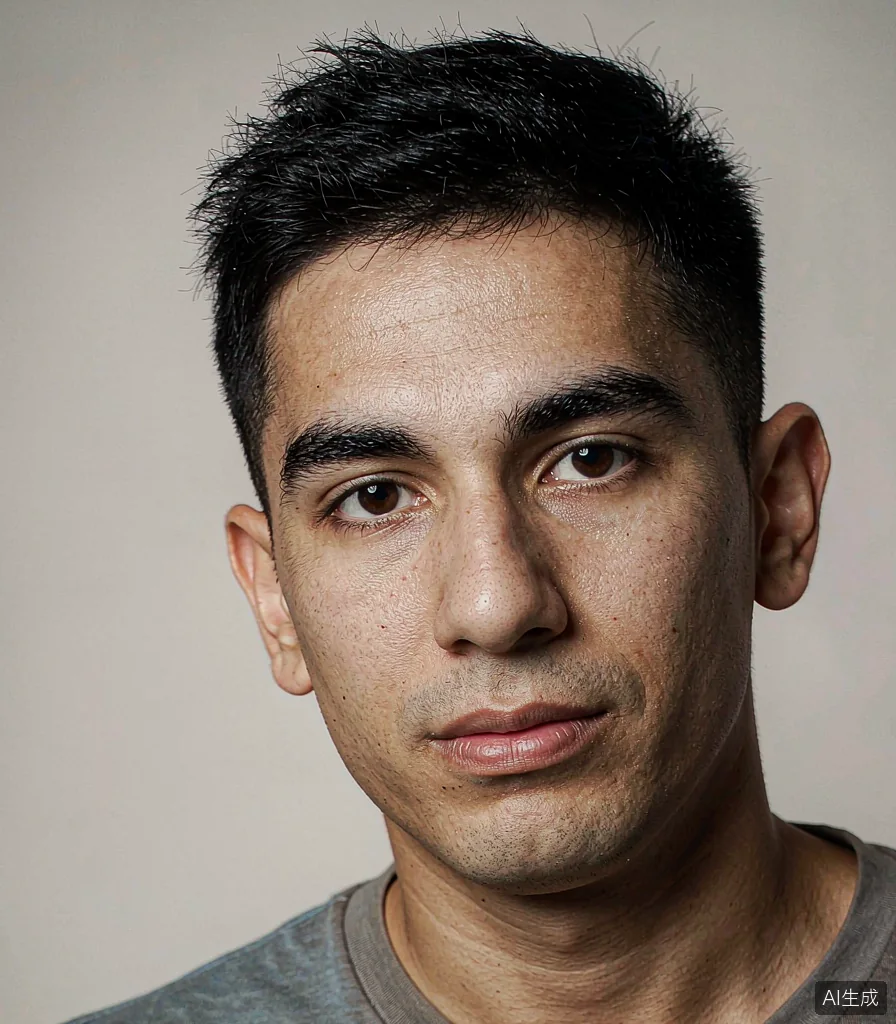
#> input picture images/face/face-001.webp, 896 x 1024 px
$ python -i check_order.py   (imports and definitions only)
#> lines starting #> are read from the running program, lines starting #| are printed output that depends on the picture
#!/usr/bin/env python3
"""离线校验导出图板中三张图片的顺序。

用法：check_order.py <board.png> <face_id> <pose_id> <outfit_id>
输出 JSON：{matched:[...], errors:[...], meanErrors:[...]}
"""
import json
import pathlib
import sys

from PIL import Image

ROOT = pathlib.Path(__file__).resolve().parents[1]

# 与 assets/app.js 的 drawBoard() 保持一致
PW, PANEL_W, GAP, MARGIN = 1440, 440, 30, 30
HEAD, IMG_TOP, IMG_H, IMG_W = 118, 132, 740, 412
SIG = 16


def panel_box(i):
    """图板中第 i 个面板内图片区域的 (left, top, right, bottom)。"""
    x = MARGIN + i * (PANEL_W + GAP) + 14
    return (x, IMG_TOP, x + IMG_W, IMG_TOP + IMG_H)


def signature_from_source(path):
    """按 canvas 的 contain-fit 逻辑把源图放进 IMG_W×IMG_H 画布，再缩到 SIG×SIG。"""
#> called with path = '../images/face/face-001.webp'
    im = Image.open(path).convert("RGB")
#> im is the input picture: PIL image 896x1024 RGB; mean R, G, B 135.4, 121.9, 111
    canvas = Image.new("RGB", (IMG_W, IMG_H), (255, 255, 255))
#> canvas: PIL image 412x740 RGB; every value is 255
    scale = min(IMG_W / im.width, IMG_H / im.height)
#> scale = 0.46
    dw, dh = int(round(im.width * scale)), int(round(im.height * scale))
#> dw = 412; dh = 471
    resized = im.resize((dw, dh), Image.LANCZOS)
    canvas.paste(resized, ((IMG_W - dw) // 2, (IMG_H - dh) // 2))
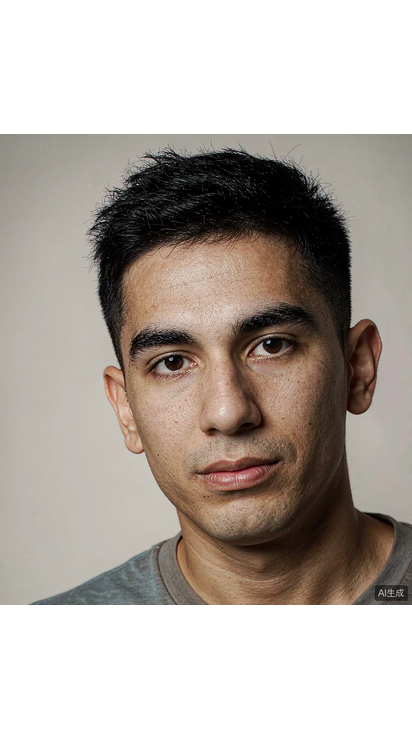
#> canvas: PIL image 412x740 RGB; mean R, G, B 178.9, 170.3, 163.4
    return list(canvas.convert("L").resize((SIG, SIG), Image.LANCZOS).getdata())


def signature_from_board(board, i):
    crop = board.convert("RGB").crop(panel_box(i))
    return list(crop.convert("L").resize((SIG, SIG), Image.LANCZOS).getdata())


def main():
    board_path, face_id, pose_id, outfit_id = sys.argv[1:5]
    board = Image.open(board_path)
    expected = [
        ("images/face/%s.webp" % face_id),
        ("images/pose/%s.webp" % pose_id),
        ("images/outfit/%s.webp" % outfit_id),
    ]

    src_sigs = [signature_from_source(ROOT / p) for p in expected]
    panel_sigs = [signature_from_board(board, i) for i in range(3)]

    def mae(a, b):
        return sum(abs(x - y) for x, y in zip(a, b)) / len(a)

    matched, errors = [], []
    for i, ps in enumerate(panel_sigs):
        errs = [mae(ps, ss) for ss in src_sigs]
        best = min(range(3), key=lambda j: errs[j])
        matched.append(best)
        errors.append([round(e, 2) for e in errs])

    ok = matched == [0, 1, 2]
    print(json.dumps({
        "ok": ok,
        "matched": matched,
        "errors": errors,
        "expected": [face_id, pose_id, outfit_id],
        "panelBoxes": [panel_box(i) for i in range(3)],
    }, ensure_ascii=False))
    return 0 if ok else 1


# [2 lines not run here, left out]

>>> result = signature_from_source('../images/face/face-001.webp')
#> result = 256 values, max 255 at index 16, min 0 at index 71, mean 171.8

$ run again, on images/face/face-005.webp
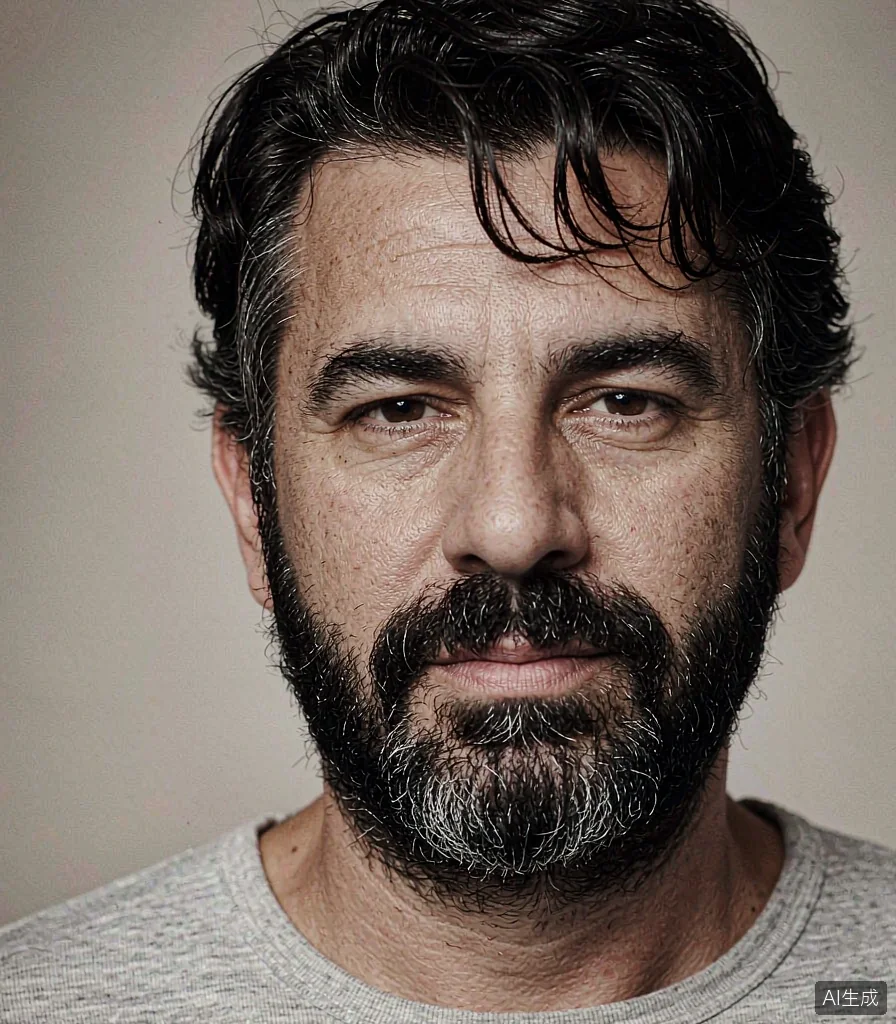
#> input picture images/face/face-005.webp, 896 x 1024 px
#> in signature_from_source, im is the input picture: PIL image 896x1024 RGB; mean R, G, B 115.9, 103.5, 95.3
#> in signature_from_source, `canvas.paste(resized, ((IMG_W - dw) // 2, (IMG_H - dh) // 2))`:
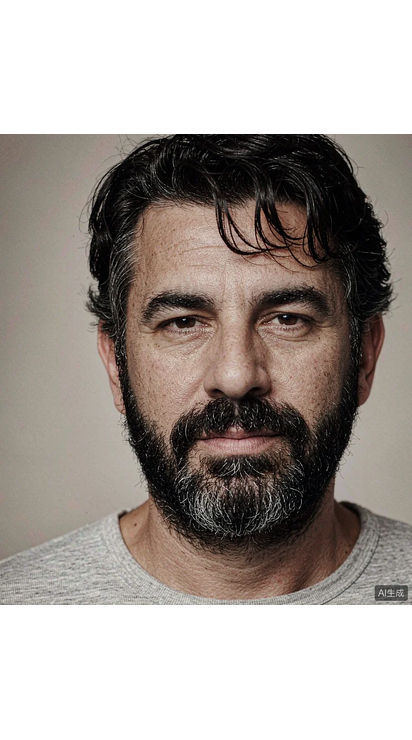
#> canvas: PIL image 412x740 RGB; mean R, G, B 166.5, 158.6, 153.4
#> result = 256 values, max 255 at index 16, min 0 at index 77, mean 159.9
